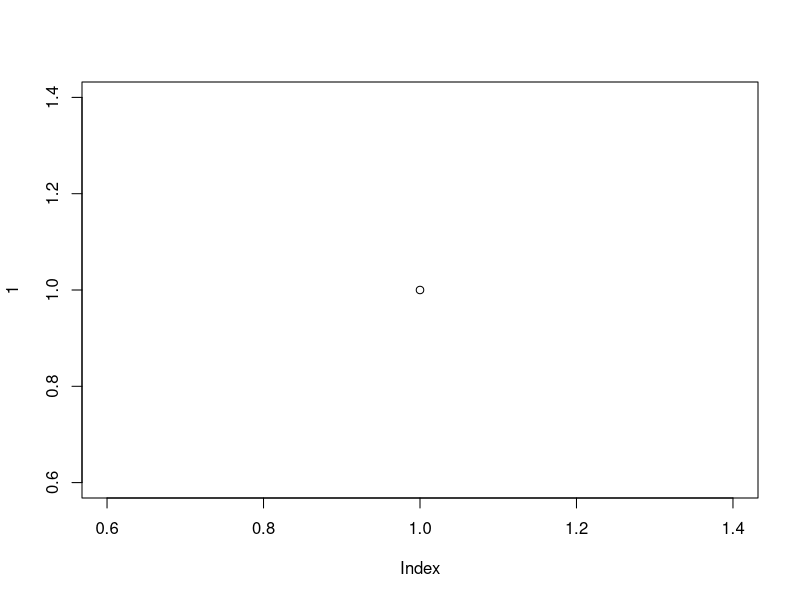
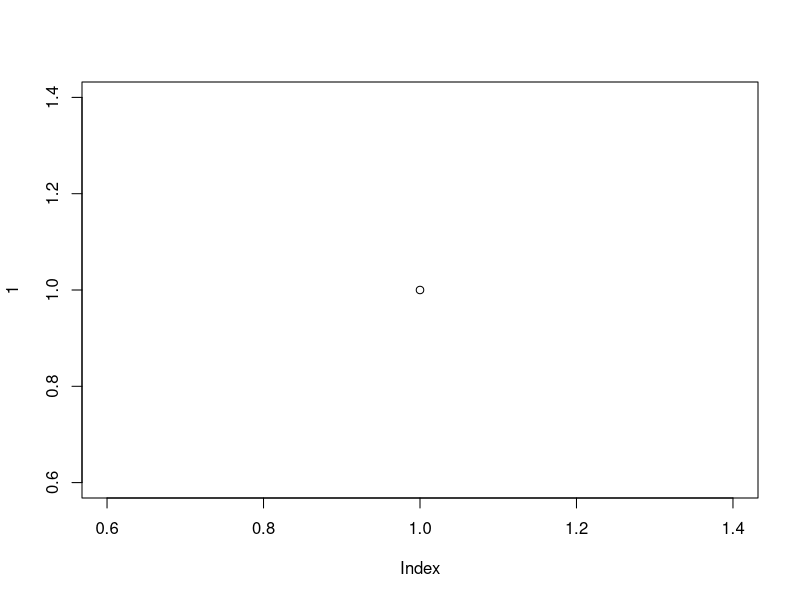
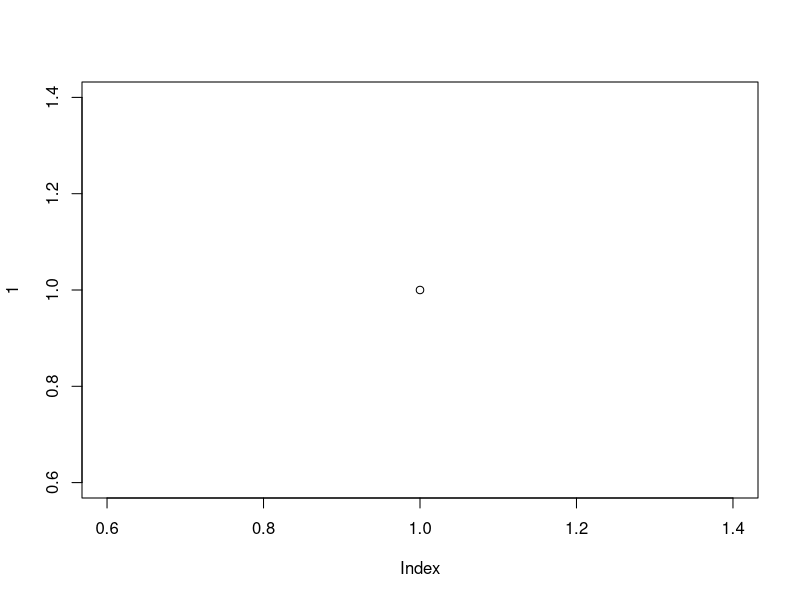
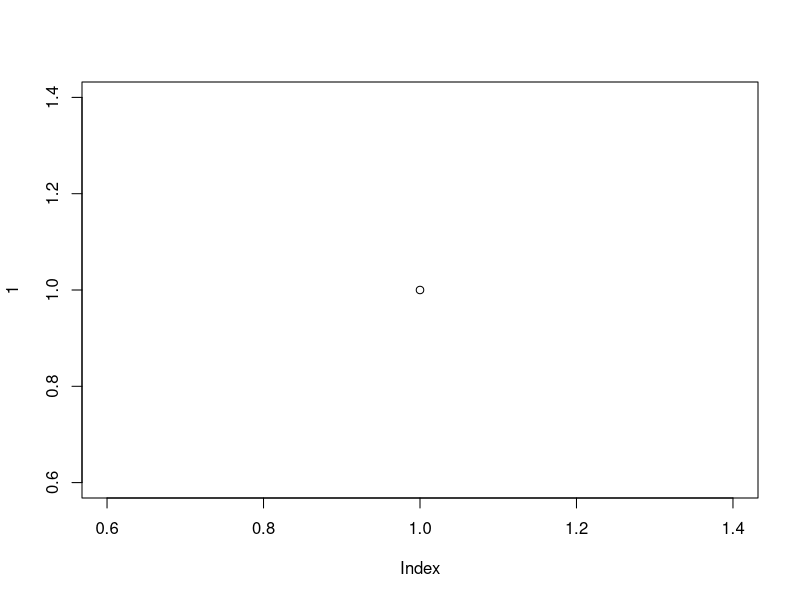
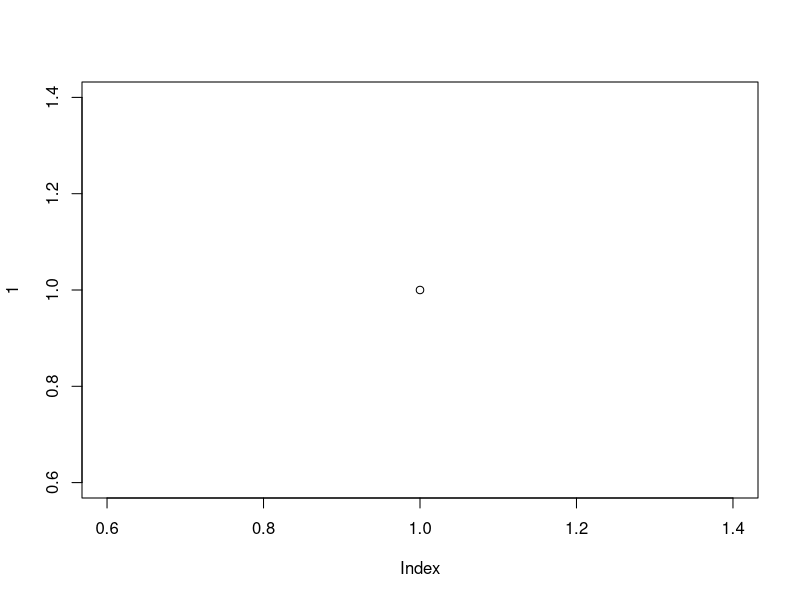
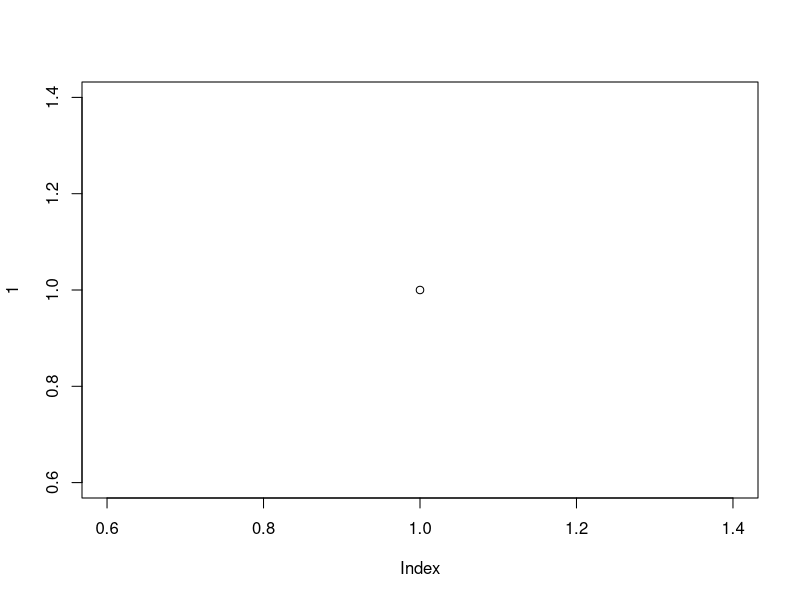
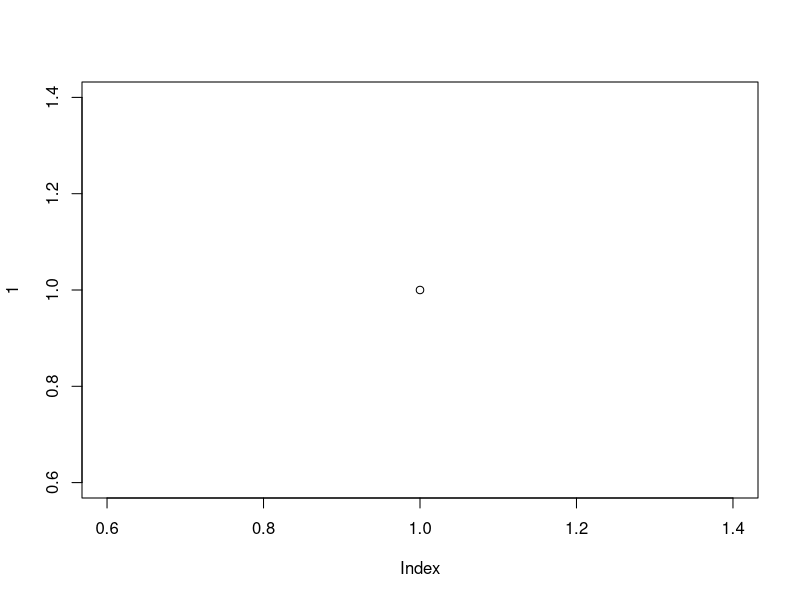
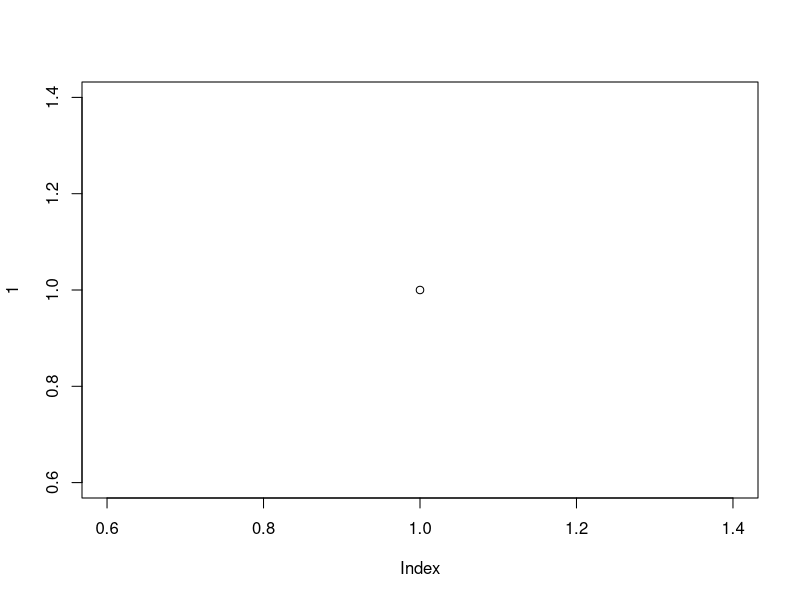

The R script that drew these images, in order:

.libPaths(c(path.expand("~/R/library"), .libPaths()))
suppressPackageStartupMessages(library(evaluate))
options(prompt = "> ", continue = "+ ")
json_str <- function(s) {
  s <- enc2utf8(paste(s, collapse = "\n"))
  s <- gsub("\\", "\\\\", s, fixed = TRUE)
  s <- gsub("\"", "\\\"", s, fixed = TRUE)
  s <- gsub("\n", "\\n", s, fixed = TRUE)
  s <- gsub("\r", "\\r", s, fixed = TRUE)
  s <- gsub("\t", "\\t", s, fixed = TRUE)
  paste0("\"", s, "\"")
}
json_val <- function(x) {
  if (is.logical(x)) x <- as.numeric(x)
  if (is.numeric(x)) {
    if (length(x) == 1) return(sprintf("%.17g", as.numeric(x)))
    return(paste0("[", paste(sprintf("%.17g", as.numeric(x)), collapse = ","), "]"))
  }
  x <- as.character(x)
  if (length(x) == 1) return(json_str(x[[1]]))
  paste0("[", paste(vapply(x, json_str, ""), collapse = ","), "]")
}
one <- function() {
  pdf(NULL)
  on.exit(dev.off(), add = TRUE)
  box <- 0
  h1 <- list(before.plot.new = function() box <<- box + 1)
  set_hooks(h1)
  plot(1)
  remove_hooks(h1)
  plot(1)
  box
}

value <- one()
elapsed <- numeric(20)
for (i in seq_len(20)) {
  t0 <- as.numeric(Sys.time())
  one()
  elapsed[[i]] <- as.numeric(Sys.time()) - t0
}
cat(sprintf('{"value":%s,"median_ms":%.17g}\n', json_val(value), median(elapsed) * 1000))
